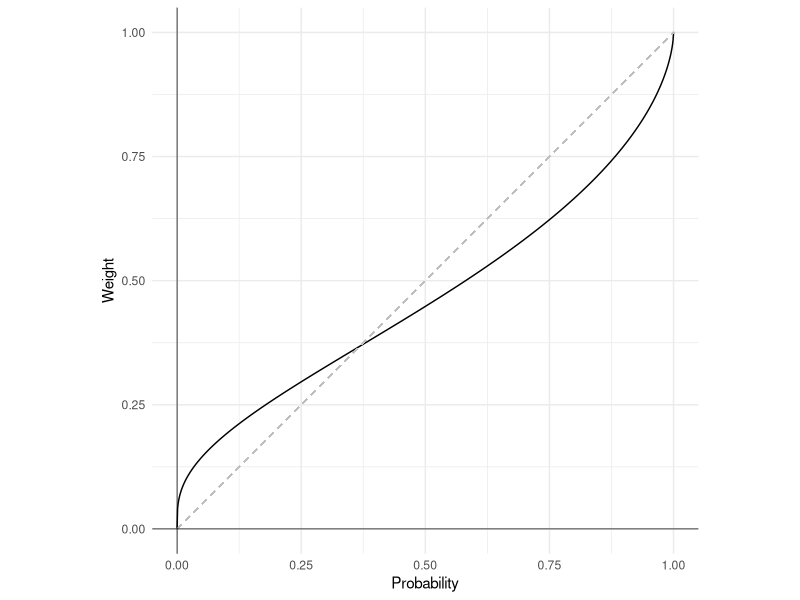

Write the R code that produced this figure.
## ---- chunk 1
#| label: fig-probability-weighting
#| fig-cap: Probability weighting function

#Plot of probability weighting function using ggplot2
library(ggplot2)

#Define probability weighting function
prob_weight <- function(p, alpha){
  exp(-(-log(p))^alpha)
}

#Create data frame of probabilities and weights
prob <- seq(0, 1, 0.001)
prob_df <- data.frame(prob = prob, weight = prob_weight(prob, 0.6))

#Plot
ggplot(prob_df, aes(x = prob, y = weight)) +
  geom_line() +

  #Use geom_segment to add dashed light 45 degree line between 0 and 1
  geom_segment(x = 0, y = 0, xend = 1, yend = 1, linetype = "dashed", color = "grey") +

  #Add axes
  geom_vline(xintercept = 0, linewidth=0.25)+ 
  geom_hline(yintercept = 0, linewidth=0.25)+

  #Add labels
  labs(x = "Probability", y = "Weight") +

  #Make chart square
  coord_fixed()+

  #Set theme
  theme_minimal()

